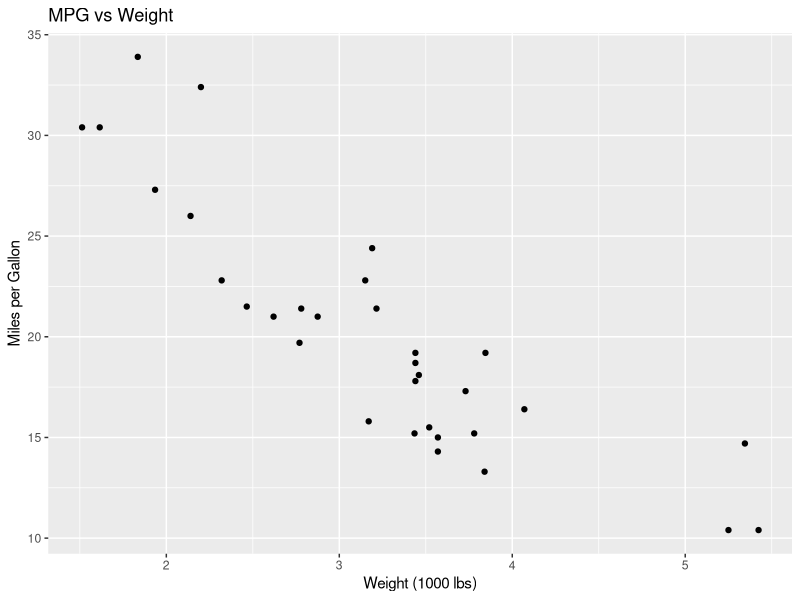

Reproduce this figure in R.
## ---- chunk 1

summary(mtcars)
## ---- chunk 2
# Load ggplot2
library(ggplot2)

# Create a scatter plot of mpg vs wt
ggplot(mtcars, aes(x = wt, y = mpg)) +
  geom_point() +
  labs(title = "MPG vs Weight", x = "Weight (1000 lbs)", y = "Miles per Gallon")
